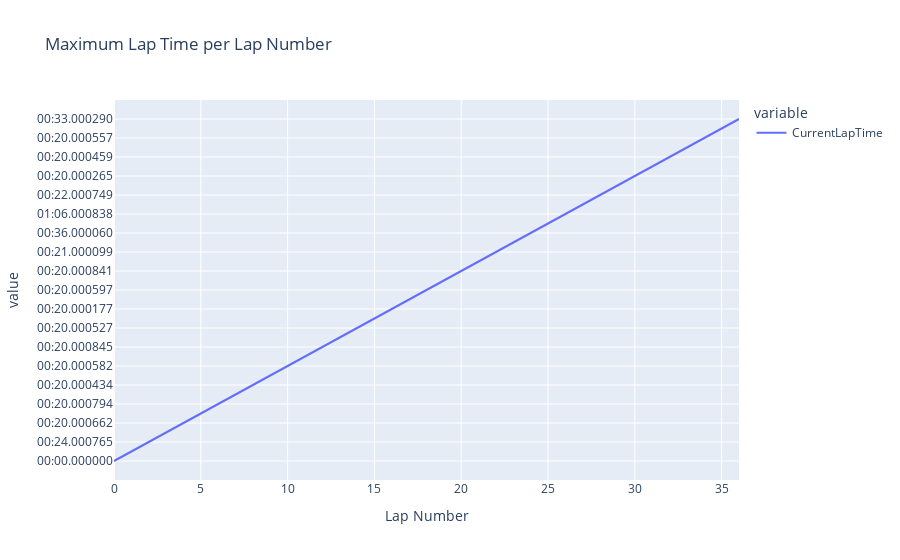

The notebook cell this image was saved under:
### Code cell
# Create a Plotly bar chart
fig = px.line(max_lap_times_per_lap, x='Lap Nbr', y=['CurrentLapTime'],
             title='Maximum Lap Time per Lap Number',
             labels={'Lap Nbr': 'Lap Number', 'CurrentLapTime_2': 'Max Lap Time'})

# Show the Plotly chart
fig.show()

### Figure 1 — Plotly figure (JSON) as saved in the notebook; plotly's stock layout.template omitted (floating-point values rounded to 4 significant figures)
{"data": [{"hovertemplate": "variable=CurrentLapTime<br>Lap Number=%{x}<br>value=%{y}<extra></extra>", "legendgroup": "CurrentLapTime", "line": {"color": "#636efa", "dash": "solid"}, "marker": {"symbol": "circle"}, "mode": "lines", "name": "CurrentLapTime", "orientation": "h", "showlegend": true, "type": "scatter", "x": [0, 1, 2, 3, 4, 5, 6, 7, 8, 9, 10, 11, 12, 13, 14, 15, 16, 17, 18, 19, 20, 21, 22, 23, 24, 25, 26, 27, 28, 29, 30, 31, 32, 33, 34, 35, 36], "xaxis": "x", "y": ["00:00.000000", "00:24.000398", "00:24.000765", "00:20.000681", "00:20.000662", "00:20.000661", "00:20.000794", "00:20.000569", "00:20.000434", "00:20.000417", "00:20.000582", "00:20.000679", "00:20.000845", "00:20.000082", "00:20.000527", "00:20.000874", "00:20.000177", "00:20.000373", "00:20.000597", "00:20.000623", "00:20.000841", "00:21.000102", "00:21.000099", "00:20.000335", "00:36.000060", "01:05.000821", "01:06.000838", "00:23.000378", "00:22.000749", "00:21.000436", "00:20.000265", "00:20.000332", "00:20.000459", "00:20.000792", "00:20.000557", "00:32.000974", "00:33.000290"], "yaxis": "y"}], "layout": {"legend": {"title": {"text": "variable"}, "tracegroupgap": 0}, "title": {"text": "Maximum Lap Time per Lap Number"}, "xaxis": {"anchor": "y", "domain": [0, 1], "title": {"text": "Lap Number"}}, "yaxis": {"anchor": "x", "domain": [0, 1], "title": {"text": "value"}}}}
